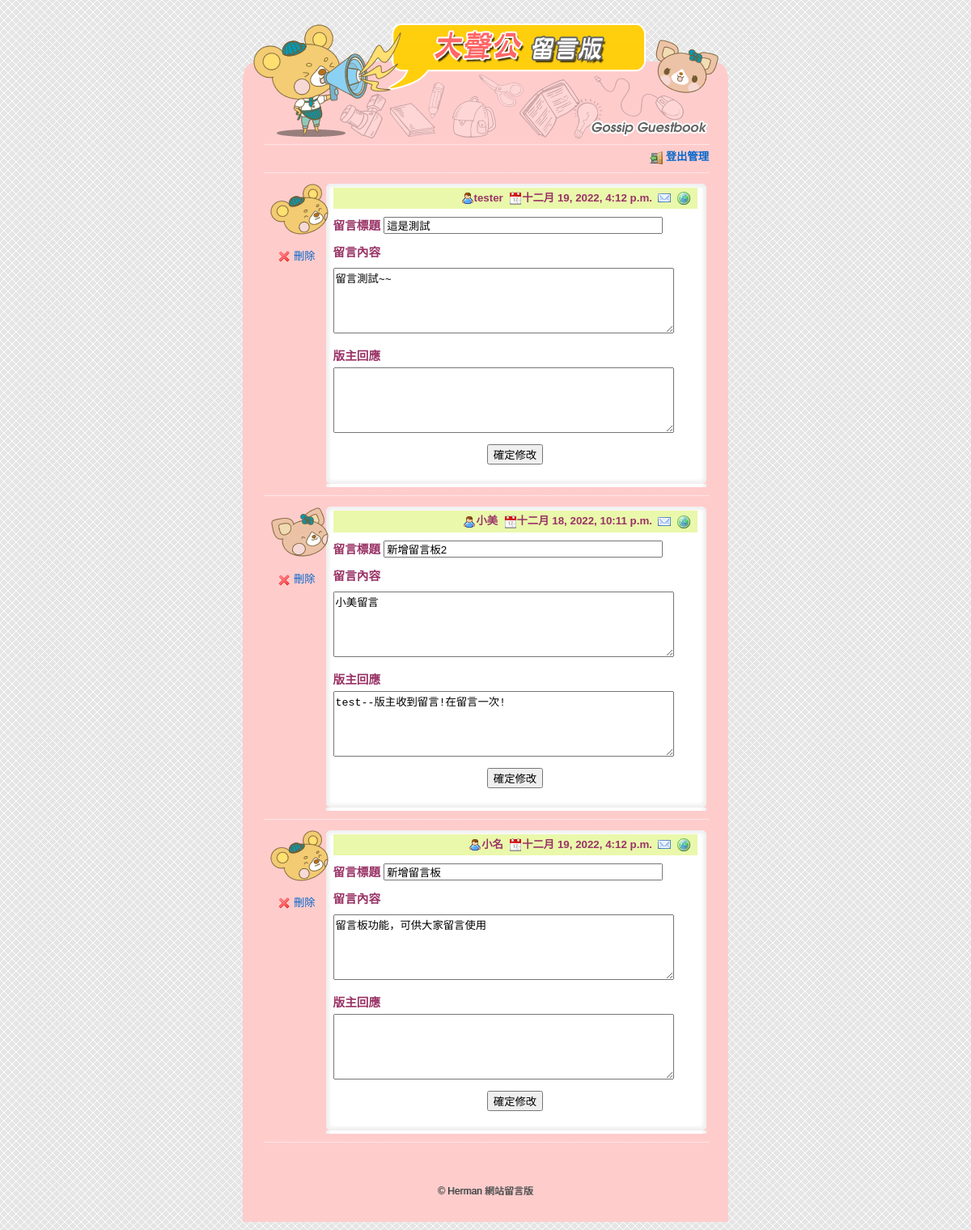
The app's page /board_adminmain/ with its own data.
### cartapp/models.py (models this page shows, shortened)
class BoardUnit(models.Model):
    bname = models.CharField(max_length=20, null=False)
    bgender = models.CharField(max_length=2, default='m', null=False)
    bsubject = models.CharField(max_length=100, null=False)
    btime = models.DateTimeField(auto_now=True)
    bmail = models.EmailField(max_length=100, blank=True, default='')
    bweb = models.CharField(max_length=200, blank=True, default='')
    bcontent = models.TextField(null=False)
    bresponse = models.TextField(blank=True, default='')

### cartapp/views.py (the view, shortened to what this page needs)
# urls.py: path('board_adminmain/', views.board_adminmain),
def board_adminmain(request, pageindex=None):  #管理頁面
	global page
	pagesize = 3
	boardall = models.BoardUnit.objects.all().order_by('-id')
	datasize = len(boardall)
	totpage = math.ceil(datasize / pagesize)
	if pageindex==None:
		page =0
		boardunits = models.BoardUnit.objects.order_by('-id')[:pagesize]
	elif pageindex=='prev':
		start = (page-1)*pagesize
		if start >= 0:
			boardunits = models.BoardUnit.objects.order_by('-id')[start:(start+pagesize)]
			page -= 1
	elif pageindex=='next':
		start = (page+1)*pagesize
		if start < datasize:
			boardunits = models.BoardUnit.objects.order_by('-id')[start:(start+pagesize)]
			page += 1
	elif pageindex=='ret':  #按確定修改鈕後返回
		start = page*pagesize
		boardunits = models.BoardUnit.objects.order_by('-id')[start:(start+pagesize)]
	currentpage = page+1
	return render(request, "board_adminmain.html", locals())

### templates/board_adminmain.html (shortened to what this page needs)
{% extends "board_baseadmin.html" %}
{% load static %}
{% block content %}
  {% for unit in boardunits %}
	<tr>
	  <td background="{% static "images/g_r3_c3.png" %}">
		  <table width="545" border="0" align="center" cellpadding="0" cellspacing="0" background="{% static "images/g_r5_c4.png" %}"
			<tr>
			  <td valign="top" style="background:url({% static "images/g_r4_c4.png" %}); background-repeat:no-repeat">
				<form action="/board_adminmain/{{unit.id}}/" method="POST" name="form1">
				  <div class="floorDiv">
					  {% if unit.bgender == "m" %}
						  <img src="{% static "images/boy.png" %}" width="72" height="63" />
					  {% else %}
						  <img src="{% static "images/girl.png" %}" width="72" height="63" />
					  {% endif %}
					  <a href="/delete/{{unit.id}}/">
						<img src="{% static "images/cross.png" %}" width="16" height="16" border="0" align="absmiddle"> 刪除</a>
				  </div>
				  <div class="contentDiv">
					<p class="editor">
					  <img src="{% static "images/user.png" %}" width="16" height="16" align="absmiddle">{{unit.bname}}&nbsp;
					  <img src="{% static "images/date.png" %}" width="16" height="16" align="absmiddle">{{unit.btime}}&nbsp;
					  <a href="mailto:{{unit.bmail}}" target="_blank">
						<img src="{% static "images/email.png" %}" width="16" height="16" border="0" align="absmiddle"></a>&nbsp;
					  <a href="{{unit.bweb}}" target="_blank">
						<img src="{% static "images/world.png" %}" width="16" height="16" border="0" align="absmiddle"></a>&nbsp;
					</p>
					<p class="board_title">留言標題
					  <input name="boardsubject" type="text" id="boardsubject" style="margin-top:5px" value="{{unit.bsubject}}" size="40">
					</p>
					<p class="board_title"> 留言內容
					  <textarea name="boardcontent" cols="50" rows="5" id="boardcontent" style="margin-top:5px">{{unit.bcontent}}</textarea>
					</p>
					<p class="board_title">版主回應
					  <textarea name="boardresponse" cols="50" rows="5" id="boardresponse">{{unit.bresponse}}</textarea>
					</p>
					<p align="center">
					  <input type="submit" name="button" id="button" value="確定修改">
					</p>
				  </div>
				</form>
			  </td>
			</tr>
			<tr>
			  <td><img name="g_r7_c4" src="{% static "images/g_r7_c4.png" %}" width="545" height="12" border="0" alt=""></td>
			</tr>
		  <span class="functionDiv">
			  <img src="{% static "images/g_r9_c3.png" %}" width="600" height="20" border="0" />
		  </span>
  {% empty %}
	<tr>
	  <td background="{% static "images/g_r3_c3.png" %}">
		  <div class="messageDiv"><img src="{% static "images/exclamation.png" %}" width="16" height="16" align="absmiddle"> 目前沒有新的資料。</div></td>
	</tr>
  {% endfor %}
	  <tr>
		<td background="{% static "images/g_r3_c3.png" %}">
		  <div class="pagebutton">
		  </div>
		</td>
	  </tr>
	  <tr>
		<td background="{% static "images/g_r3_c3.png" %}">
{% endblock %}

### static/css/style.css (style rules this page uses)
body { background-color: #666; }
a:link { color: #666; text-decoration: none; }
#留言板 html, body { margin: 0; padding: 0; height: 100%; border: none; }
body { margin-left: 0px; margin-top: 0px; margin-right: 0px; margin-bottom: 0px; background-image: url(images/bg.gif); }
form { margin: 0px; }
.contentDiv { float: left; width: 450px; margin-top: 0px; margin-right: 10px; margin-bottom: 0px; margin-left: 10px; }
.contentDiv .board_title { font-family: Arial, Helvetica, sans-serif; font-size: 11pt; line-height: 28px; font-weight: bold; color: #993366; margin-top: 0px; margin-bottom: 5px; }
.contentDiv p { font-family: Arial, Helvetica, sans-serif; font-size: 10pt; line-height: 150%; margin-top: 0px; margin-bottom: 10px; }
.contentDiv .editor { font-family: Arial, Helvetica, sans-serif; font-size: 10pt; line-height: 120%; font-weight: bold; color: #993366; text-align: right; background-color: #EAF8AB; padding: 5px; margin-top: 5px; margin-right: 0px; margin-bottom: 5px; margin-left: 0px; }
.contentDiv .editor a { color: #063; text-decoration: none; }
.functionDiv { font-size: 10pt; line-height: 16px; color: #666; }
.floorDiv { width: 48px; padding-right: 20px; float: left; height: 64px; padding-left: 6px; }
.floorDiv a { font-family: Arial, Helvetica, sans-serif; font-size: 10pt; text-decoration: none; text-align:center; width: 66px; margin:2px auto; padding-top:10px; display: block; }
.pagebutton { height: 30px; margin-right: auto; margin-left: auto; text-align: center; }
a { text-decoration: none; }
a:link { color: #0066CC; }

### records on screen
BoardUnit: bname "tester", btime "十二月 19, 2022, 4:12 p.m.", boardsubject "這是測試", boardcontent "留言測試~~"
BoardUnit: bname "小美", btime "十二月 18, 2022, 10:11 p.m.", boardsubject "新增留言板2", boardcontent "小美留言", boardresponse "test--版主收到留言!在留言一次!"
BoardUnit: bname "小名", btime "十二月 19, 2022, 4:12 p.m.", boardsubject "新增留言板", boardcontent "留言板功能，可供大家留言使用"
